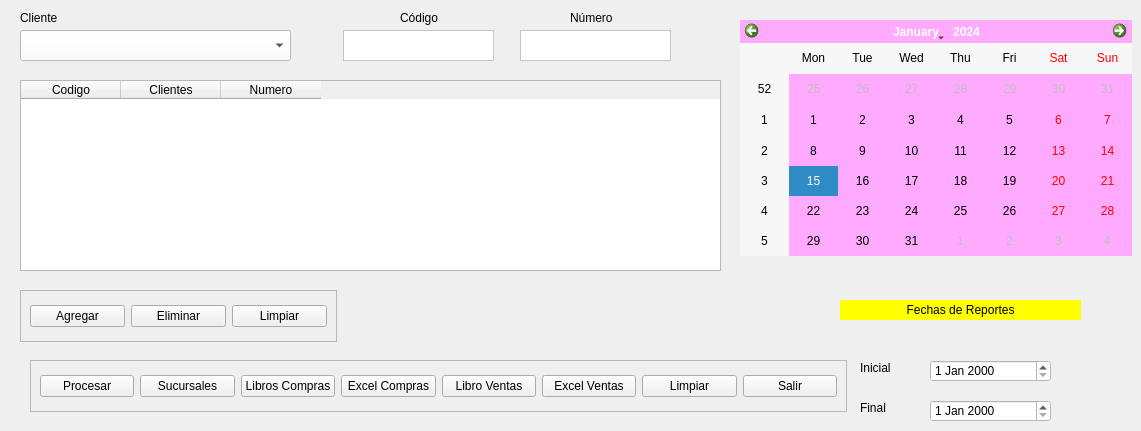
    <widget class="QWidget" name="tab_6">
     <attribute name="title">
      <string>Hoja 7 </string>
     </attribute>
     <widget class="QLabel" name="label_108">
      <property name="geometry">
       <rect>
        <x>20</x>
        <y>10</y>
        <width>51</width>
        <height>16</height>
       </rect>
      </property>
      <property name="text">
       <string>Cliente</string>
      </property>
     </widget>
     <widget class="QLabel" name="label_109">
      <property name="geometry">
       <rect>
        <x>400</x>
        <y>10</y>
        <width>55</width>
        <height>16</height>
       </rect>
      </property>
      <property name="text">
       <string>Código</string>
      </property>
     </widget>
     <widget class="QLabel" name="label_110">
      <property name="geometry">
       <rect>
        <x>570</x>
        <y>10</y>
        <width>55</width>
        <height>16</height>
       </rect>
      </property>
      <property name="text">
       <string>Número</string>
      </property>
     </widget>
     <widget class="QComboBox" name="comboBox_11">
      <property name="geometry">
       <rect>
        <x>20</x>
        <y>30</y>
        <width>271</width>
        <height>31</height>
       </rect>
      </property>
      <property name="styleSheet">
       <string notr="true">background-color: rgb(255, 255, 255);</string>
      </property>
     </widget>
     <widget class="QTextEdit" name="textEdit_81">
      <property name="geometry">
       <rect>
        <x>343</x>
        <y>30</y>
        <width>151</width>
        <height>31</height>
       </rect>
      </property>
      <property name="styleSheet">
       <string notr="true">background-color: rgb(255, 255, 255);</string>
      </property>
     </widget>
     <widget class="QTextEdit" name="textEdit_82">
      <property name="geometry">
       <rect>
        <x>520</x>
        <y>30</y>
        <width>151</width>
        <height>31</height>
       </rect>
      </property>
      <property name="styleSheet">
       <string notr="true">background-color: rgb(255, 255, 255);</string>
      </property>
     </widget>
     <widget class="QCalendarWidget" name="calendarWidget_2">
      <property name="geometry">
       <rect>
        <x>740</x>
        <y>20</y>
        <width>392</width>
        <height>236</height>
       </rect>
      </property>
      <property name="styleSheet">
       <string notr="true">background-color: rgb(255, 170, 255);</string>
      </property>
     </widget>
     <widget class="QTableWidget" name="tableWidget_7">
      <property name="geometry">
       <rect>
        <x>20</x>
        <y>80</y>
        <width>701</width>
        <height>191</height>
       </rect>
      </property>
      <column>
       <property name="text">
        <string>Codigo</string>
       </property>
      </column>
      <column>
       <property name="text">
        <string>Clientes</string>
       </property>
      </column>
      <column>
       <property name="text">
        <string>Numero</string>
       </property>
      </column>
     </widget>
     <widget class="QFrame" name="frame_18">
      <property name="geometry">
       <rect>
        <x>20</x>
        <y>290</y>
        <width>317</width>
        <height>52</height>
       </rect>
      </property>
      <property name="frameShape">
       <enum>QFrame::StyledPanel</enum>
      </property>
      <property name="frameShadow">
       <enum>QFrame::Raised</enum>
      </property>
      <layout class="QHBoxLayout" name="horizontalLayout_4">
       <item>
        <widget class="QPushButton" name="pushButton_68">
         <property name="styleSheet">
          <string notr="true">background-color: rgb(240, 240, 240);</string>
         </property>
         <property name="text">
          <string>Agregar</string>
         </property>
        </widget>
       </item>
       <item>
        <widget class="QPushButton" name="pushButton_70">
         <property name="styleSheet">
          <string notr="true">background-color: rgb(240, 240, 240);</string>
         </property>
         <property name="text">
          <string>Eliminar</string>
         </property>
        </widget>
       </item>
       <item>
        <widget class="QPushButton" name="pushButton_69">
         <property name="styleSheet">
          <string notr="true">background-color: rgb(240, 240, 240);</string>
         </property>
         <property name="text">
          <string>Limpiar</string>
         </property>
        </widget>
       </item>
      </layout>
     </widget>
     <widget class="QLabel" name="label_111">
      <property name="geometry">
       <rect>
        <x>840</x>
        <y>300</y>
        <width>241</width>
        <height>20</height>
       </rect>
      </property>
      <property name="styleSheet">
       <string notr="true">font: 75 10pt &quot;MS Shell Dlg 2&quot;;
background-color: rgb(255, 255, 0);</string>
      </property>
      <property name="text">
       <string>Fechas de Reportes</string>
      </property>
      <property name="alignment">
       <set>Qt::AlignCenter</set>
      </property>
     </widget>
     <widget class="QLabel" name="label_112">
      <property name="geometry">
       <rect>
        <x>860</x>
        <y>360</y>
        <width>55</width>
        <height>16</height>
       </rect>
      </property>
      <property name="text">
       <string>Inicial</string>
      </property>
     </widget>
     <widget class="QLabel" name="label_113">
      <property name="geometry">
       <rect>
        <x>860</x>
        <y>400</y>
        <width>55</width>
        <height>16</height>
       </rect>
      </property>
      <property name="text">
       <string>Final</string>
      </property>
     </widget>
     <widget class="QDateEdit" name="dateEdit_12">
      <property name="geometry">
       <rect>
        <x>930</x>
        <y>360</y>
        <width>121</width>
        <height>22</height>
       </rect>
      </property>
      <property name="styleSheet">
       <string notr="true">background-color: rgb(255, 255, 255);</string>
      </property>
     </widget>
     <widget class="QDateEdit" name="dateEdit_13">
      <property name="geometry">
       <rect>
        <x>930</x>
        <y>400</y>
        <width>121</width>
        <height>22</height>
       </rect>
      </property>
      <property name="styleSheet">
       <string notr="true">background-color: rgb(255, 255, 255);</string>
      </property>
     </widget>
     <widget class="QFrame" name="frame_19">
      <property name="geometry">
       <rect>
        <x>30</x>
        <y>360</y>
        <width>817</width>
        <height>52</height>
       </rect>
      </property>
      <property name="frameShape">
       <enum>QFrame::StyledPanel</enum>
      </property>
      <property name="frameShadow">
       <enum>QFrame::Raised</enum>
      </property>
      <layout class="QHBoxLayout" name="horizontalLayout_5">
       <item>
        <widget class="QPushButton" name="pushButton_71">
         <property name="styleSheet">
          <string notr="true">background-color: rgb(240, 240, 240);</string>
         </property>
         <property name="text">
          <string>Procesar</string>
         </property>
        </widget>
       </item>
       <item>
        <widget class="QPushButton" name="pushButton_78">
         <property name="styleSheet">
          <string notr="true">background-color: rgb(240, 240, 240);</string>
         </property>
         <property name="text">
          <string>Sucursales</string>
         </property>
        </widget>
       </item>
       <item>
        <widget class="QPushButton" name="pushButton_77">
         <property name="styleSheet">
          <string notr="true">background-color: rgb(240, 240, 240);</string>
         </property>
         <property name="text">
          <string>Libros Compras</string>
         </property>
        </widget>
       </item>
       <item>
        <widget class="QPushButton" name="pushButton_76">
         <property name="styleSheet">
          <string notr="true">background-color: rgb(240, 240, 240);</string>
         </property>
         <property name="text">
          <string>Excel Compras</string>
         </property>
        </widget>
       </item>
       <item>
        <widget class="QPushButton" name="pushButton_73">
         <property name="styleSheet">
          <string notr="true">background-color: rgb(240, 240, 240);</string>
         </property>
         <property name="text">
          <string>Libro Ventas</string>
         </property>
        </widget>
       </item>
       <item>
        <widget class="QPushButton" name="pushButton_75">
         <property name="styleSheet">
          <string notr="true">background-color: rgb(240, 240, 240);</string>
         </property>
         <property name="text">
          <string>Excel Ventas</string>
         </property>
        </widget>
       </item>
       <item>
        <widget class="QPushButton" name="pushButton_74">
         <property name="styleSheet">
          <string notr="true">background-color: rgb(240, 240, 240);</string>
         </property>
         <property name="text">
          <string>Limpiar</string>
         </property>
        </widget>
       </item>
       <item>
        <widget class="QPushButton" name="pushButton_72">
         <property name="styleSheet">
          <string notr="true">background-color: rgb(240, 240, 240);</string>
         </property>
         <property name="text">
          <string>Salir</string>
         </property>
        </widget>
       </item>
      </layout>
     </widget>
    </widget>
